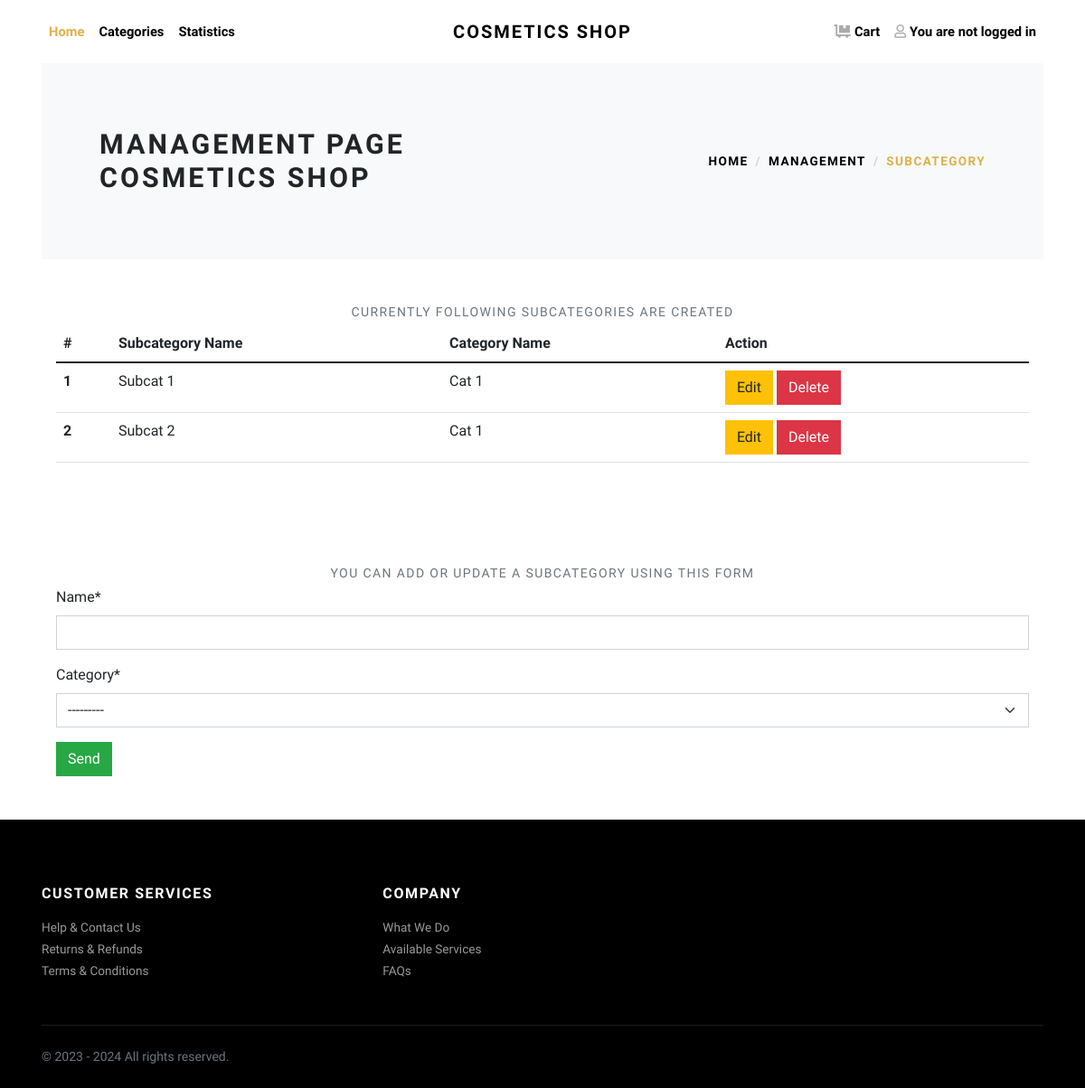
The app's page /management/subcategory, older data.
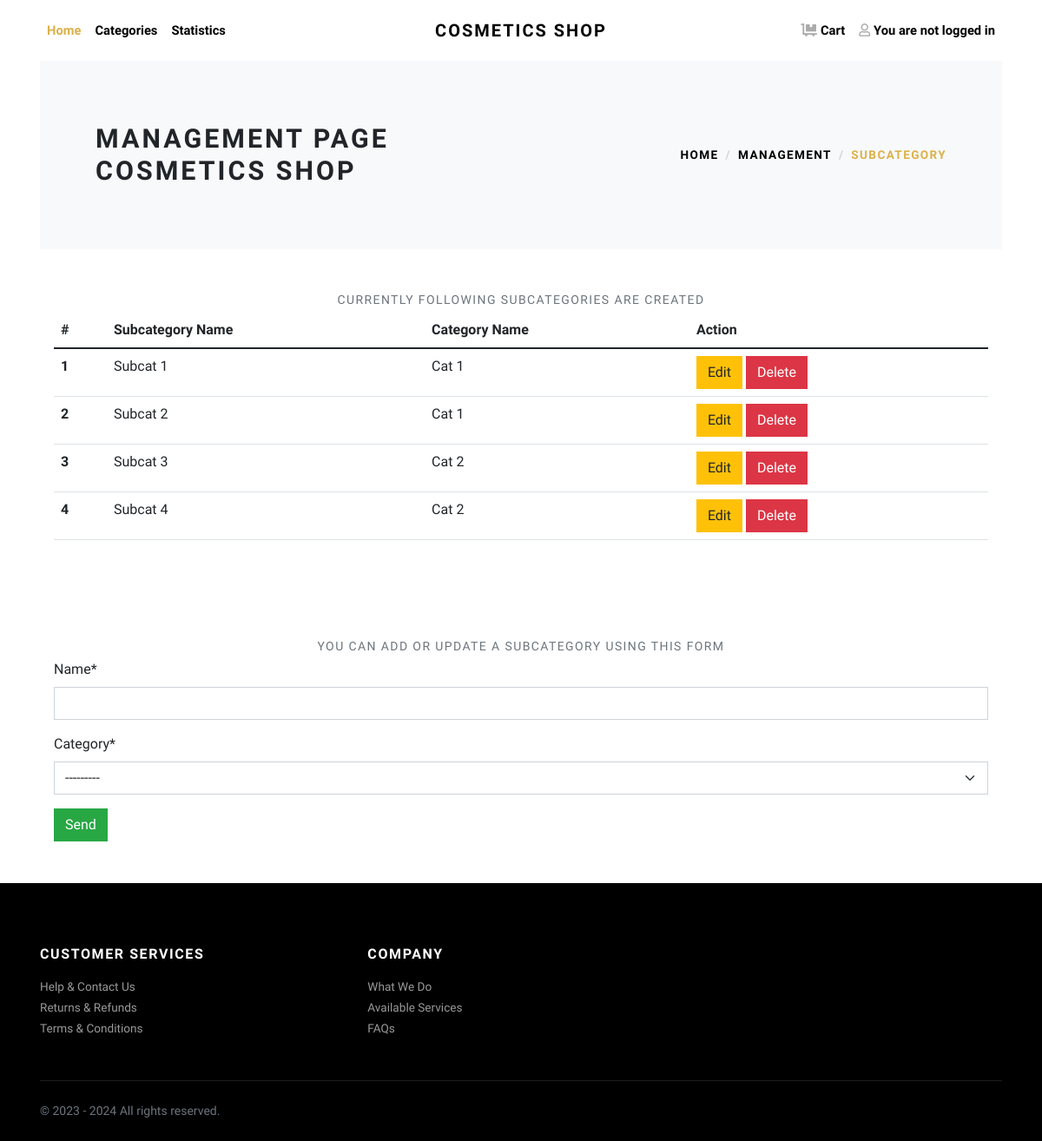
The same page, newer data.
### cosmetics/models.py (models this page shows, shortened)
class Subcategory(models.Model):
    id = models.IntegerField(primary_key=True, auto_created=True)
    name = models.CharField(max_length=200, null=False)
    category = models.ForeignKey(Category, on_delete=models.CASCADE)
    class Meta:
        verbose_name_plural = 'Subcategories'

class Category(models.Model):
    id = models.AutoField(primary_key=True)
    name = models.CharField(max_length=200, null=False, unique=True)
    icon = models.ImageField(blank=True, upload_to='category')
    def __str__(self):
        return '{}'.format(self.name)
    class Meta:
        verbose_name_plural = 'Categories'

### cosmetics/views.py (the view)
# urls.py: path('management/subcategory', cosmetics_views.manage_subcategory, name='manage_subcategory'),
def manage_subcategory(request):
    if request.method == "POST":
        subcategory_form = SubcategoryForm(request.POST)
        context = {
            'subcategory_form': subcategory_form
        }
        if subcategory_form.is_valid():
            name = subcategory_form.cleaned_data["name"]
            category = subcategory_form.cleaned_data["category"]
            insert_query = "INSERT INTO cosmetics_subcategory(name, category_id) VALUES( %s, %s )"
            with connection.cursor() as cursor:
                cursor.execute(insert_query, [name, str(category.id)])
            context['subcategories'] = Subcategory.objects.raw("SELECT * FROM cosmetics_subcategory")
            messages.success(request, f"Subcategory {name} has been created!")
            return redirect('manage_subcategory')
        else:
            print("subcategory Form is invalid")
            messages.error(request, "Inserted data are wrong! Please check again the data!")
    elif request.method == "GET":
        subcategory_form = SubcategoryForm()
        context = {
            'subcategory_form': subcategory_form,
            'subcategories': Subcategory.objects.raw("SELECT * FROM cosmetics_subcategory"),
        }
    return render(request, 'cosmetics/management/subcategory.html', context)

### cosmetics/forms.py
class SubcategoryForm(forms.ModelForm):
    class Meta:
        model = Subcategory
        fields = ['name', 'category']
    helper = FormHelper()
    helper.form_tag = False
    helper.form_class = 'form-group'
    helper.layout = Layout(
        Field('name', css_class='form-control col-md-5'),
        Field('category', css_class='form-control col-md-5'),
    )

### cosmetics/templates/cosmetics/management/subcategory.html (shortened to what this page needs)
{% extends "base.html" %}
{% load crispy_forms_tags %}
{% block content %}
{% load static %}
<div class="container">
    <section class="py-5 bg-light">
        <div class="container">
            <div class="row px-4 px-lg-5 py-lg-4 align-items-center">
                <div class="col-lg-6">
                    <h1 class="h2 text-uppercase mb-0">Management page cosmetics shop</h1>
                </div>
                <div class="col-lg-6 text-lg-end">
                    <nav aria-label="breadcrumb">
                        <ol class="breadcrumb justify-content-lg-end mb-0 px-0 bg-light">
                            <li class="breadcrumb-item">
                                <a class="text-dark" href="{% url 'home' %}">Home</a>
                            </li>
                            <li class="breadcrumb-item">
                                <a class="text-dark" href="{% url 'management' %}">Management</a>
                            </li>
                            <li class="breadcrumb-item active" aria-current="page">
                                <a href="{% url 'manage_subcategory' %}">Subcategory</a>
                            </li>
                        </ol>
                    </nav>
                </div>
            </div>
        </div>
    </section>
    <section class="py-5">
        <header class="text-center">
            <p class="small text-muted small text-uppercase mb-1">Currently following subcategories are created</p>
        </header>
        <div class="container">
            <table class="table table-lg" cellspacing="0" width="100%">
                <thead>
                    <tr>
                        <th scope="col">#</th>
                        <th scope="col">Subcategory Name</th>
                        <th scope="col">Category Name</th>
                        <th scope="col">Action</th>
                    </tr>
                </thead>
                <tbody>
                    {% for subcategory in subcategories %}
                        <tr>
                            <th scope="row">{{ forloop.counter }}</th>
                            <td>{{ subcategory.name }}</td>
                            <td>{{ subcategory.category }}</td>
                            <td>
                                <a class="btn btn-warning" role="button" href="{% url 'update_subcategory'  subcategory.id %}">Edit</a>
                                <a class="btn btn-danger" role="button" data-bs-toggle="modal" data-bs-target="#delete-item-modal-{{ subcategory.id }}" id="delete-item-{{ subcategory.id }}">Delete</a>
                            </td>
                        </tr>
                    {% endfor %}
                </tbody>
            </table>
        </div>
    </section>
    <section class="py-5">
        <header class="text-center">
            <p class="small text-muted small text-uppercase mb-1">You can add or update a subcategory using this form</p>
        </header>
        <div class="container" id="add_subcategory">
            <form class="form-horizontal form-material" method="post" enctype="multipart/form-data">
                {% crispy subcategory_form %}
                <div class="form-group">
                    <div class="col-sm-12">
                        <button type="submit" class="btn btn-success">Send</button>
                    </div>
                </div>
            </form>
        </div>
    </section>
</div>
{% endblock %}

Row changes from the older to the newer data that the page shows:
added Subcategory: name "Subcat 3", category "Cat 2"
added Subcategory: name "Subcat 4", category "Cat 2"
